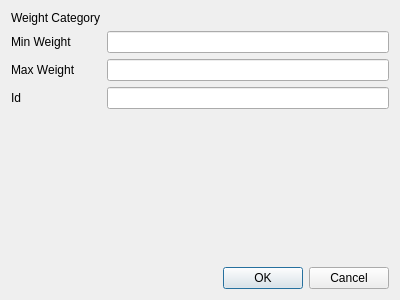
<?xml version="1.0" encoding="UTF-8"?>
<ui version="4.0">
 <class>AddWeightCategory</class>
 <widget class="QDialog" name="AddWeightCategory">
  <property name="geometry">
   <rect>
    <x>0</x>
    <y>0</y>
    <width>400</width>
    <height>300</height>
   </rect>
  </property>
  <property name="windowTitle">
   <string>Dialog</string>
  </property>
  <layout class="QVBoxLayout" name="verticalLayout">
   <item>
    <layout class="QFormLayout" name="formLayout">
     <item row="0" column="0">
      <widget class="QLabel" name="labelName">
       <property name="text">
        <string>Weight Category</string>
       </property>
      </widget>
     </item>
     <item row="1" column="0">
      <widget class="QLabel" name="label_2">
       <property name="text">
        <string>Min Weight</string>
       </property>
      </widget>
     </item>
     <item row="1" column="1">
      <widget class="QLineEdit" name="min_bound"/>
     </item>
     <item row="2" column="0">
      <widget class="QLabel" name="label_3">
       <property name="text">
        <string>Max Weight</string>
       </property>
      </widget>
     </item>
     <item row="2" column="1">
      <widget class="QLineEdit" name="max_bound"/>
     </item>
     <item row="3" column="1">
      <widget class="QLineEdit" name="weight_id"/>
     </item>
     <item row="3" column="0">
      <widget class="QLabel" name="label">
       <property name="text">
        <string>Id</string>
       </property>
      </widget>
     </item>
    </layout>
   </item>
   <item>
    <widget class="QDialogButtonBox" name="buttonBox">
     <property name="orientation">
      <enum>Qt::Horizontal</enum>
     </property>
     <property name="standardButtons">
      <set>QDialogButtonBox::Cancel|QDialogButtonBox::Ok</set>
     </property>
    </widget>
   </item>
  </layout>
 </widget>
 <resources/>
 <connections>
  <connection>
   <sender>buttonBox</sender>
   <signal>accepted()</signal>
   <receiver>AddWeightCategory</receiver>
   <slot>accept()</slot>
   <hints>
    <hint type="sourcelabel">
     <x>248</x>
     <y>254</y>
    </hint>
    <hint type="destinationlabel">
     <x>157</x>
     <y>274</y>
    </hint>
   </hints>
  </connection>
  <connection>
   <sender>buttonBox</sender>
   <signal>rejected()</signal>
   <receiver>AddWeightCategory</receiver>
   <slot>reject()</slot>
   <hints>
    <hint type="sourcelabel">
     <x>316</x>
     <y>260</y>
    </hint>
    <hint type="destinationlabel">
     <x>286</x>
     <y>274</y>
    </hint>
   </hints>
  </connection>
 </connections>
</ui>
